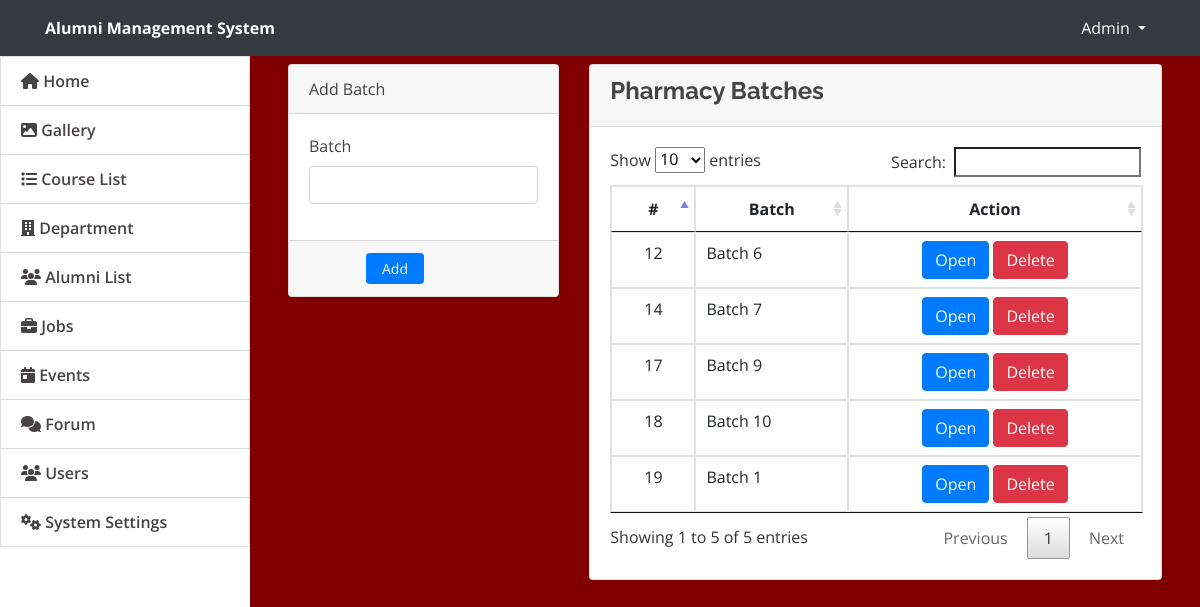
The page /admin/pharmacy_batch.php on the database its author committed.
### tables this page shows
CREATE TABLE `pharmacy_batch` (
  `pharmacy_id` int(11) NOT NULL,
  `pharmacy_batch_name` varchar(255) NOT NULL
);

### admin/pharmacy_batch.php (the view, shortened to what this page needs)
<!DOCTYPE html>
<html lang="en">
<head>
    <link rel="stylesheet" href="assets/font-awesome/css/all.min.css">
  <link href="assets/vendor/bootstrap/css/bootstrap.min.css" rel="stylesheet">
  <link href="assets/vendor/icofont/icofont.min.css" rel="stylesheet">
  <link href="assets/vendor/boxicons/css/boxicons.min.css" rel="stylesheet">
  <link href="assets/vendor/venobox/venobox.css" rel="stylesheet">
  <link href="assets/vendor/animate.css/animate.min.css" rel="stylesheet">
  <link href="assets/vendor/remixicon/remixicon.css" rel="stylesheet">
  <link href="assets/vendor/owl.carousel/assets/owl.carousel.min.css" rel="stylesheet">
  <link href="assets/vendor/bootstrap-datepicker/css/bootstrap-datepicker.min.css" rel="stylesheet">
  <link href="assets/DataTables/datatables.min.css" rel="stylesheet">
  <link href="assets/css/jquery.datetimepicker.min.css" rel="stylesheet">
  <link href="assets/css/select2.min.css" rel="stylesheet">
  <link href="assets/css/style.css" rel="stylesheet">
  <link type="text/css" rel="stylesheet" href="assets/css/jquery-te-1.4.0.css">
</head>
<body>
<nav class="navbar navbar-light fixed-top bg-dark" style="padding:0;min-height: 3.5rem">
  <div class="container-fluid mt-2 mb-2">
  	<div class="col-lg-12">
      <div class="col-md-4 float-left text-white">
        <large><b>Alumni Management System</b></large>
      </div>
	  	<div class="float-right">
        <div class=" dropdown mr-4">
            <a href="#" class="text-white dropdown-toggle"  id="account_settings" data-toggle="dropdown" aria-haspopup="true" aria-expanded="false">Admin </a>
        </div>
      </div>
  </div>
</nav>
<nav id="sidebar" class='mx-lt-5 bg-white' >
		<div class="sidebar-list">
				<a href="index.php?page=home" class="nav-item nav-home"><span class='icon-field'><i class="fa fa-home"></i></span> Home</a>
				<a href="index.php?page=gallery" class="nav-item nav-gallery"><span class='icon-field'><i class="fa fa-image"></i></span> Gallery </a>
				<a href="index.php?page=courses" class="nav-item nav-courses"><span class='icon-field'><i class="fa fa-list"></i></span> Course List</a>
        <a href="index.php?page=department" class="nav-item nav-department"><span class="icon-field"></span> Department</a>
				<a href="index.php?page=alumni" class="nav-item nav-alumni"><span class='icon-field'><i class="fa fa-users"></i></span> Alumni List</a>
				<a href="index.php?page=jobs" class="nav-item nav-jobs"><span class='icon-field'><i class="fa fa-briefcase"></i></span> Jobs</a>
				<a href="index.php?page=events" class="nav-item nav-events"><span class='icon-field'><i class="fa fa-calendar-day"></i></span> Events</a>
				<a href="index.php?page=forums" class="nav-item nav-forums"><span class='icon-field'><i class="fa fa-comments"></i></span> Forum</a>
								<a href="index.php?page=users" class="nav-item nav-users"><span class='icon-field'><i class="fa fa-users"></i></span> Users</a>
				<a href="index.php?page=site_settings" class="nav-item nav-site_settings"><span class='icon-field'><i class="fa fa-cogs"></i></span> System Settings</a>
					</div>
</nav>
  <main id="view-panel" >
  <div class="container-fluid">
	<div class="col-lg-12">
		<div class="row">
			<div class="col-md-4">
			<form action="" id="manage-course" method="post">
				<div class="card">
					<div class="card-header">
						    Add Batch
				  	</div>
					<div class="card-body">
							<div class="form-group">
								<label class="control-label">Batch</label>
								<input type="text" name="pharmacy_batch_name" class="form-control" required>
							</div>
					</div>
					<div class="card-footer">
						<div class="row">
							<div class="col-md-12">
								<button class="btn btn-sm btn-primary col-sm-3 offset-md-3" name="add"> Add</button>
							</div>
						</div>
					</div>
				</div>
			</form>
			</div>
			<div class="col-md-8">
				<div class="card">
					<div class="card-header">
						<h4><b> Pharmacy Batches</b><h4>
					</div>
					<div class="card-body">
						<table class="table table-bordered table-hover">
							<thead>
								<tr>
									<th class="text-center">#</th>
									<th class="text-center">Batch</th>
									<th class="text-center">Action</th>
								</tr>
							</thead>
							<tbody>
                            <?php
                                $connection = mysqli_connect("localhost","root","");
                                $query = "select * from pharmacy_batch ";
                                $query_run = mysqli_query($connection,$query);
                                while($row = mysqli_fetch_assoc($query_run)){
                                $pharmacy_id = $row['pharmacy_id'];
                                $pharmacy_batch_name = $row['pharmacy_batch_name'];
                                ?>
								<tr>
									<td class="text-center">
                                    <?php echo $pharmacy_id ?>
                                    </td>
									<td class="">
										<?php echo $pharmacy_batch_name?>
									</td>
									<td class="text-center">
                        <?php
                       if($pharmacy_batch_name == "Batch 1"){
												?>
											<a href="pharmacy_batch1.php"><button class="btn btn-primary">Open</button></a>
                      <a href="./PHARMACY_delete/delete_pharmacy_batch1.php?aid=<?php echo $row['pharmacy_id'];?>" class="delete btn btn-danger" title="Delete" data-toggle="tooltip" >Delete</a>
											<?php
											}
											else if($pharmacy_batch_name == "Batch 2"){
												?>
											<a href="pharmacy_batch2.php"><button class="btn btn-primary">Open</button></a>
                      <a href="./PHARMACY_delete/delete_pharmacy_batch2.php?bid=<?php echo $row['pharmacy_id'];?>" class="delete btn btn-danger" title="Delete" data-toggle="tooltip" >Delete</a>
											<?php
											}
											else if($pharmacy_batch_name == "Batch 3"){
												?>
											<a href="pharmacy_batch3.php"><button class="btn btn-primary">Open</button></a>
                      <a href="./PHARMACY_delete/delete_pharmacy_batch3.php?cid=<?php echo $row['pharmacy_id'];?>" class="delete btn btn-danger" title="Delete" data-toggle="tooltip" >Delete</a>
											<?php
											}
											else if($pharmacy_batch_name == "Batch 4"){
												?>
											<a href="pharmacy_batch4.php"><button class="btn btn-primary">Open</button></a>
                      <a href="./PHARMACY_delete/delete_pharmacy_batch4.php?did=<?php echo $row['pharmacy_id'];?>" class="delete btn btn-danger" title="Delete" data-toggle="tooltip" >Delete</a>
												<?php
											}
                                            else if($pharmacy_batch_name == "Batch 5"){
												?>
											<a href="pharmacy_batch5.php"><button class="btn btn-primary">Open</button></a>
                      <a href="./PHARMACY_delete/delete_pharmacy_batch5.php?eid=<?php echo $row['pharmacy_id'];?>" class="delete btn btn-danger" title="Delete" data-toggle="tooltip" >Delete</a>
												<?php
											}
                                             else if($pharmacy_batch_name == "Batch 6"){
												?>
											<a href="pharmacy_batch6.php"><button class="btn btn-primary">Open</button></a>
                      <a href="./PHARMACY_delete/delete_pharmacy_batch6.php?fid=<?php echo $row['pharmacy_id'];?>" class="delete btn btn-danger" title="Delete" data-toggle="tooltip" >Delete</a>
												<?php
											}
                                             else if($pharmacy_batch_name == "Batch 7"){
												?>
											<a href="pharmacy_batch7.php"><button class="btn btn-primary">Open</button></a>
                      <a href="./PHARMACY_delete/delete_pharmacy_batch7.php?gid=<?php echo $row['pharmacy_id'];?>" class="delete btn btn-danger" title="Delete" data-toggle="tooltip" >Delete</a>
												<?php
											}
                                             else if($pharmacy_batch_name == "Batch 8"){
												?>
											<a href="pharmacy_batch8.php"><button class="btn btn-primary">Open</button></a>
                      <a href="./PHARMACY_delete/delete_pharmacy_batch8.php?hid=<?php echo $row['pharmacy_id'];?>" class="delete btn btn-danger" title="Delete" data-toggle="tooltip" >Delete</a>
												<?php
											}
                                            else if($pharmacy_batch_name == "Batch 9"){
												?>
											<a href="pharmacy_batch9.php"><button class="btn btn-primary">Open</button></a>
                      <a href="./PHARMACY_delete/delete_pharmacy_batch9.php?iid=<?php echo $row['pharmacy_id'];?>" class="delete btn btn-danger" title="Delete" data-toggle="tooltip" >Delete</a>
												<?php
											}
                                             else if($pharmacy_batch_name == "Batch 10"){
												?>
											<a href="pharmacy_batch10.php"><button class="btn btn-primary">Open</button></a>
                      <a href="./PHARMACY_delete/delete_pharmacy_batch10.php?jid=<?php echo $row['pharmacy_id'];?>" class="delete btn btn-danger" title="Delete" data-toggle="tooltip" >Delete</a>
												<?php
											}
										?>
									</td>
								</tr>
                                <?php
                                }
                                ?>
							</tbody>
						</table>
					</div>
				</div>
			</div>
		</div>
	</div>
</div>
  </main>
</body>

### admin/assets/css/style.css (style rules this page uses)
body { font-family: "Open Sans", sans-serif; color: #444444; width: 100%; height: calc(100%); }
a { color: #1977cc; }
h1, h2, h3, h4, h5, h6 { font-family: "Raleway", sans-serif; }
nav#sidebar { height: calc(100%); position: fixed; z-index: 99; left: 0; width: 250px; background-repeat: no-repeat; background-size: cover; }
a.nav-item { position: relative; display: block; padding: .75rem 1.25rem; margin-bottom: -1px; border: 1px solid rgba(0,0,0,.125); background-color: #ffffffc4; color: #484343; font-weight: 600; }
main#view-panel { margin-left: 250px; width:calc(100% - 250px); margin-top: 3.5rem; padding: .5em }

### admin/pharmacy_batch.php (style rules this page uses)
body { background: maroon; }

### rows shown on the page
pharmacy_batch: pharmacy_id "12", pharmacy_batch_name "Batch 6"
pharmacy_batch: pharmacy_id "14", pharmacy_batch_name "Batch 7"
pharmacy_batch: pharmacy_id "17", pharmacy_batch_name "Batch 9"
pharmacy_batch: pharmacy_id "18", pharmacy_batch_name "Batch 10"
pharmacy_batch: pharmacy_id "19", pharmacy_batch_name "Batch 1"
